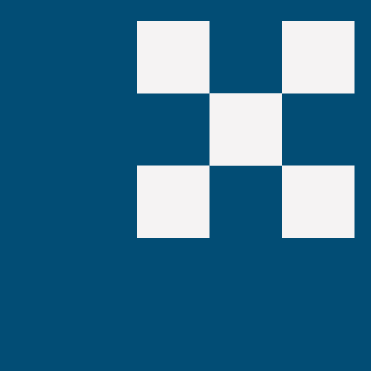
#> input picture 6/18.png, 371 x 371 px
$ python abertura_fechamento.py
#> lines starting #> are read from the running program, lines starting #| are printed output that depends on the picture; after the words box and inside, x2 and y2 are one past the last pixel; in counts of white or black regions, pixels touching at a corner belong together
import os
import numpy as np
from PIL import Image, UnidentifiedImageError
import matplotlib.pyplot as plt
from typing import Tuple, Union, Literal

# --- Funções Auxiliares Padronizadas ---

def load_pil_image(file_path: str) -> Union[Image.Image, None]:
    """
    Carrega uma imagem usando Pillow.
    """
#> called with file_path = '6/18.png'
    try:
        img = Image.open(file_path)
#> img is the input picture: PIL image 371x371 RGB; mean R, G, B 48.4, 108.7, 141.1
        return img
    except FileNotFoundError:
        print(f"Erro: Arquivo não encontrado em '{file_path}'.")
    except UnidentifiedImageError:
        print(f"Erro: Não foi possível identificar o arquivo de imagem: '{file_path}'.")
    except Exception as e:
        print(f"Erro ao carregar imagem '{file_path}': {e}")
    return None

def pil_to_numpy_array(image: Image.Image, dtype: type = np.uint8) -> np.ndarray:
    """
    Converte imagem PIL para array NumPy.
    """
    return np.array(image, dtype=dtype)
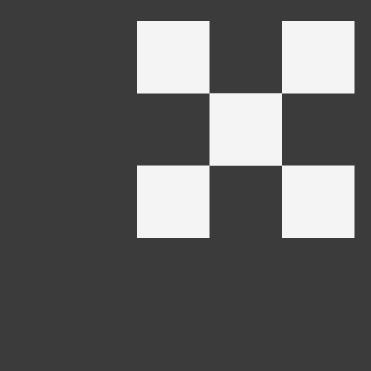
#> returned value: shape (371, 371); min 59, max 244, mean 94.3

def numpy_to_pil_image(array: np.ndarray) -> Image.Image:
    """
    Converte array NumPy para imagem PIL.
    """
    mode = None
    if array.ndim == 2:
        mode = 'L' # Grayscale
    elif array.ndim == 3:
        if array.shape[2] == 3:
            mode = 'RGB'
        elif array.shape[2] == 4:
            mode = 'RGBA'
    if mode is None:
        raise ValueError(f"Formato de array NumPy não suportado para conversão PIL: {array.shape}")
    return Image.fromarray(array.astype(np.uint8), mode)

def save_numpy_as_image(array: np.ndarray, file_path: str) -> None:
    """
    Salva array NumPy como imagem.
    """
    try:
        image = numpy_to_pil_image(array)
        image.save(file_path)
        print(f"Imagem salva com sucesso em '{file_path}'.")
    except Exception as e:
        print(f"Erro ao salvar imagem em '{file_path}': {e}")

def convert_pil_to_grayscale_numpy(image: Image.Image) -> np.ndarray:
    """
    Converte imagem PIL para array NumPy em escala de cinza.
    """
    if image.mode == 'L':
        return pil_to_numpy_array(image)
    return pil_to_numpy_array(image.convert('L'))

def binarize_numpy_array(image_array: np.ndarray, threshold: int = 128) -> np.ndarray:
    """
    Binariza um array NumPy (0 ou 255).
    Espera-se que a entrada seja um array em escala de cinza.
    """
#> called with threshold = 128
    if image_array.ndim != 2:
        print("Alerta: Binarização geralmente é aplicada em imagens 2D (escala de cinza).")
    # Garante que o resultado seja 0 ou 255 e do tipo uint8
    return np.where(image_array < threshold, 0, 255).astype(np.uint8)
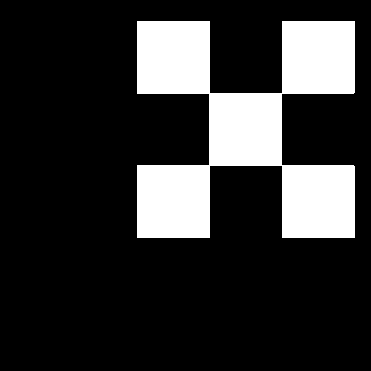
#> returned value: shape (371, 371); 19.4% white; 1 white region, box (x1, y1, x2, y2) and area: (137, 21, 355, 238) 26641

# --- Funções Morfológicas Fundamentais ---

def apply_morphological_operation(
    binary_image_numpy: np.ndarray,
    structuring_element_numpy: np.ndarray,
    operation: Literal['erosion', 'dilation']
) -> np.ndarray:
    """
    Aplica uma operação morfológica (erosão ou dilatação) a uma imagem binária.
    Trata as bordas preenchendo com o valor oposto ao da operação para evitar efeitos indesejados.
    (0 para dilatação, 255 para erosão no padding).

    Args:
        binary_image_numpy: Array NumPy 2D da imagem binária (0 ou 255).
        structuring_element_numpy: Array NumPy 2D do elemento estruturante (binário).
        operation: 'erosion' ou 'dilation'.

    Returns:
        Array NumPy 2D da imagem resultante.
    """
#> called with structuring_element_numpy = array of shape (3, 3), operation = 'erosion'
    if binary_image_numpy.ndim != 2 or structuring_element_numpy.ndim != 2:
        raise ValueError("Imagem e elemento estruturante devem ser 2D.")
    if not np.all(np.isin(binary_image_numpy, [0, 255])):
        raise ValueError("A imagem de entrada deve ser binária (0 ou 255).")
    if not np.all(np.isin(structuring_element_numpy, [0, 1])):
         # Elemento estruturante geralmente é 0 e 1 (ou booleano)
        print("Alerta: Elemento estruturante geralmente contém 0s e 1s.")

    se_height, se_width = structuring_element_numpy.shape
    pad_h, pad_w = se_height // 2, se_width // 2

    # Padding: 0 para dilatação (para que o máximo não seja afetado por bordas altas)
    # 255 para erosão (para que o mínimo não seja afetado por bordas baixas)
    pad_value = 0 if operation == 'dilation' else 255
    padded_image = np.pad(binary_image_numpy, ((pad_h, pad_h), (pad_w, pad_w)), mode='constant', constant_values=pad_value)
#> padded_image: shape (373, 373); 20.2% white; 2 white regions, box (x1, y1, x2, y2) and area: (138, 22, 356, 239) 26641, (0, 0, 373, 373) 1488

    output_image = np.zeros_like(binary_image_numpy)
    img_height, img_width = binary_image_numpy.shape
#> img_height = 371; img_width = 371

    # Pontos do elemento estruturante onde o valor é 1 (relevante para a operação)
    se_points = structuring_element_numpy == 1

    for r in range(img_height):
        for c in range(img_width):
            region = padded_image[r : r + se_height, c : c + se_width]

            if operation == 'erosion':
                # Para erosão, todos os pixels do elemento estruturante (onde SE=1)
                # devem caber na região da imagem (onde IMG=255).
                # Se a região coberta pelo SE (onde SE=1) for toda 255, o pixel central é 255.
                if np.all(region[se_points] == 255):
                    output_image[r, c] = 255
                else:
                    output_image[r, c] = 0 # Default para erosão
            elif operation == 'dilation':
                # Para dilatação, se qualquer pixel do elemento estruturante (onde SE=1)
                # sobrepuser um pixel 255 na imagem, o pixel central é 255.
                if np.any(region[se_points] == 255):
                    output_image[r, c] = 255
                else:
                    output_image[r, c] = 0 # Default para dilatação
            else:
                raise ValueError(f"Operação morfológica desconhecida: {operation}")
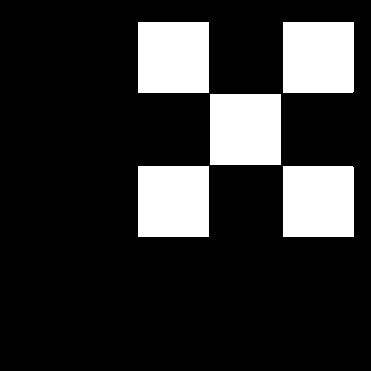
#> output_image: shape (371, 371); 18.3% white; 5 white regions, box (x1, y1, x2, y2) and area: (138, 22, 209, 93) 5041, (210, 94, 281, 165) 5041, (138, 166, 209, 237) 5041, (283, 22, 354, 93) 5040, (283, 166, 354, 237) 5040

    return output_image.astype(np.uint8)

def erosion_manual(binary_image_numpy: np.ndarray, structuring_element_numpy: np.ndarray) -> np.ndarray:
    return apply_morphological_operation(binary_image_numpy, structuring_element_numpy, 'erosion')

def dilation_manual(binary_image_numpy: np.ndarray, structuring_element_numpy: np.ndarray) -> np.ndarray:
    return apply_morphological_operation(binary_image_numpy, structuring_element_numpy, 'dilation')
#> call 2 of apply_morphological_operation, with structuring_element_numpy = array of shape (3, 3), operation = 'dilation'
#> in apply_morphological_operation (call 2), `padded_image = np.pad(binary_image_numpy, ((pad_h, pad_h), (pad_w, pad..`:
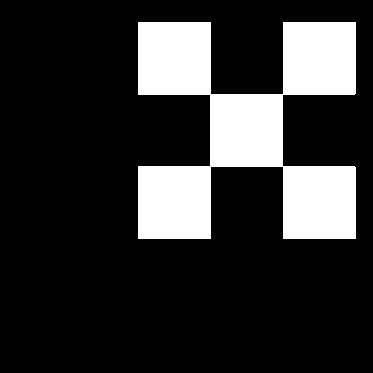
#> padded_image: shape (373, 373); 19.1% white; 1 white region, box (x1, y1, x2, y2) and area: (138, 22, 356, 239) 26641
#> after the loop in apply_morphological_operation (call 2), `for r in range(img_height):`:
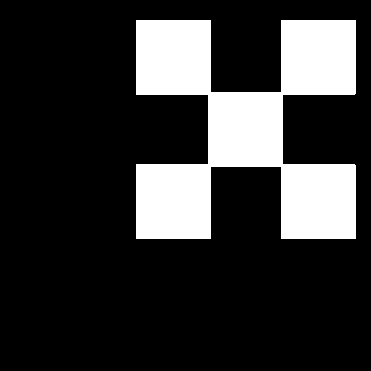
#> output_image: shape (371, 371); 20.4% white; 1 white region, box (x1, y1, x2, y2) and area: (136, 20, 356, 239) 28093

def opening_manual(binary_image_numpy: np.ndarray, structuring_element_numpy: np.ndarray) -> np.ndarray:
    """Abertura = Erosão seguida de Dilatação."""
    eroded = erosion_manual(binary_image_numpy, structuring_element_numpy)
    opened = dilation_manual(eroded, structuring_element_numpy)
#> call 4 of apply_morphological_operation, with structuring_element_numpy = array of shape (3, 3), operation = 'dilation'
#> in apply_morphological_operation (call 4), `padded_image = np.pad(binary_image_numpy, ((pad_h, pad_h), (pad_w, pad..`:
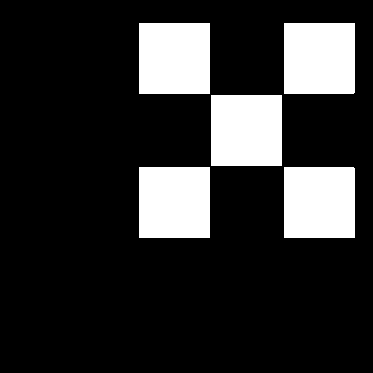
#> padded_image: shape (373, 373); 18.1% white; 5 white regions, box (x1, y1, x2, y2) and area: (139, 23, 210, 94) 5041, (211, 95, 282, 166) 5041, (139, 167, 210, 238) 5041, (284, 23, 355, 94) 5040, (284, 167, 355, 238) 5040
    return opened

def closing_manual(binary_image_numpy: np.ndarray, structuring_element_numpy: np.ndarray) -> np.ndarray:
    """Fechamento = Dilatação seguida de Erosão."""
    dilated = dilation_manual(binary_image_numpy, structuring_element_numpy)
    closed = erosion_manual(dilated, structuring_element_numpy)
#> in apply_morphological_operation (call 6), `padded_image = np.pad(binary_image_numpy, ((pad_h, pad_h), (pad_w, pad..`:
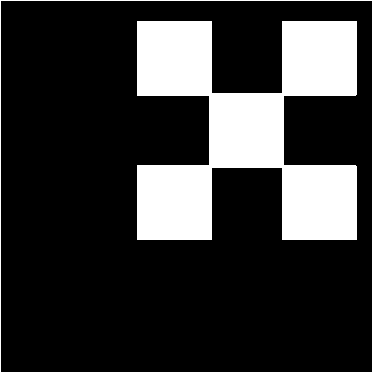
#> padded_image: shape (373, 373); 21.3% white; 2 white regions, box (x1, y1, x2, y2) and area: (137, 21, 357, 240) 28093, (0, 0, 373, 373) 1488
    return closed

# --- Função de Plotagem ---

def plot_morphological_results(
    original_binary_numpy: np.ndarray,
    eroded_numpy: np.ndarray,
    dilated_numpy: np.ndarray,
    opened_numpy: np.ndarray,
    closed_numpy: np.ndarray,
    structuring_element_shape: Tuple[int, int],
    main_title: str = "Operações Morfológicas",
    output_path: Union[str, None] = None
) -> None:
    """
    Plota os resultados das operações morfológicas.
    """
#> called with structuring_element_shape = (3, 3), main_title = 'Operações Morfológicas - 18.png'
    fig, axes = plt.subplots(1, 5, figsize=(20, 4))
    fig.suptitle(f"{main_title} (Elemento Estruturante: {structuring_element_shape[0]}x{structuring_element_shape[1]})", fontsize=14)

    titles = ['Original Binarizada', 'Erosão', 'Dilatação', 'Abertura', 'Fechamento']
    images = [original_binary_numpy, eroded_numpy, dilated_numpy, opened_numpy, closed_numpy]

    for i, (title, img) in enumerate(zip(titles, images)):
        axes[i].imshow(img, cmap='gray', vmin=0, vmax=255)
        axes[i].set_title(f"{title}\nShape: {img.shape}")
        axes[i].axis('off')
#> this loop made 5 passes
#> title on passes 1 to 5: 'Original Binarizada', 'Erosão', 'Dilatação', 'Abertura', 'Fechamento'

    plt.tight_layout(rect=[0, 0, 1, 0.93])

    if output_path:
        try:
            plt.savefig(output_path)
            print(f"Plot salvo com sucesso em '{output_path}'.")
        except Exception as e:
            print(f"Erro ao salvar o plot em '{output_path}': {e}")
    plt.show()

# --- Bloco de Execução Principal ---

if __name__ == '__main__':
    script_dir = os.path.dirname(os.path.abspath(__file__))

    input_image_filename = "18.png"  # Exemplo, pode ser alterado
    input_image_path = os.path.join(script_dir, input_image_filename)

    output_dir_name = "resultados_morfologicos"
    output_dir_path = os.path.join(script_dir, output_dir_name)

    try:
        os.makedirs(output_dir_path, exist_ok=True)
        print(f"Diretório de saída '{output_dir_path}' assegurado.")
    except OSError as e:
        print(f"Erro ao criar diretório de saída '{output_dir_path}': {e}")
        # exit(1)

    # Parâmetros
    binarization_threshold = 128
    # Elemento estruturante: quadrado 3x3 de 1s. Pode ser alterado.
    # Para operações morfológicas, o elemento estruturante é geralmente binário (0 ou 1).
    struct_elem_numpy = np.ones((3, 3), dtype=np.uint8)

    print(f"Carregando imagem: '{input_image_path}'...")
    pil_image_original = load_pil_image(input_image_path)

    if pil_image_original:
        print("Convertendo imagem para array NumPy em escala de cinza...")
        numpy_image_gray = convert_pil_to_grayscale_numpy(pil_image_original)

        print(f"Binarizando imagem com limiar {binarization_threshold}...")
        numpy_image_binary = binarize_numpy_array(numpy_image_gray, threshold=binarization_threshold)
        save_numpy_as_image(numpy_image_binary, os.path.join(output_dir_path, f"{os.path.splitext(input_image_filename)[0]}_binarizada.png"))

        print(f"Aplicando operações morfológicas com elemento estruturante {struct_elem_numpy.shape}...")
        try:
            eroded_img = erosion_manual(numpy_image_binary, struct_elem_numpy)
            dilated_img = dilation_manual(numpy_image_binary, struct_elem_numpy)
            opened_img = opening_manual(numpy_image_binary, struct_elem_numpy)
            closed_img = closing_manual(numpy_image_binary, struct_elem_numpy)

            # Salvar imagens resultantes
            save_numpy_as_image(eroded_img, os.path.join(output_dir_path, f"{os.path.splitext(input_image_filename)[0]}_erosao.png"))
            save_numpy_as_image(dilated_img, os.path.join(output_dir_path, f"{os.path.splitext(input_image_filename)[0]}_dilatacao.png"))
            save_numpy_as_image(opened_img, os.path.join(output_dir_path, f"{os.path.splitext(input_image_filename)[0]}_abertura.png"))
            save_numpy_as_image(closed_img, os.path.join(output_dir_path, f"{os.path.splitext(input_image_filename)[0]}_fechamento.png"))

            # Plotar e salvar resultados
            plot_filename = f"plot_{os.path.splitext(input_image_filename)[0]}_morfologia_se{struct_elem_numpy.shape[0]}x{struct_elem_numpy.shape[1]}.png"
            plot_output_path = os.path.join(output_dir_path, plot_filename)

            plot_morphological_results(
                original_binary_numpy=numpy_image_binary,
                eroded_numpy=eroded_img,
                dilated_numpy=dilated_img,
                opened_numpy=opened_img,
                closed_numpy=closed_img,
                structuring_element_shape=struct_elem_numpy.shape,
                main_title=f"Operações Morfológicas - {input_image_filename}",
                output_path=plot_output_path
            )

        except ValueError as ve:
            print(f"Erro durante operações morfológicas: {ve}")
        except Exception as e:
            print(f"Um erro inesperado ocorreu: {e}")

        print("Processamento morfológico concluído.")
    else:
        print(f"Não foi possível carregar a imagem '{input_image_path}'. O script será interrompido.")
